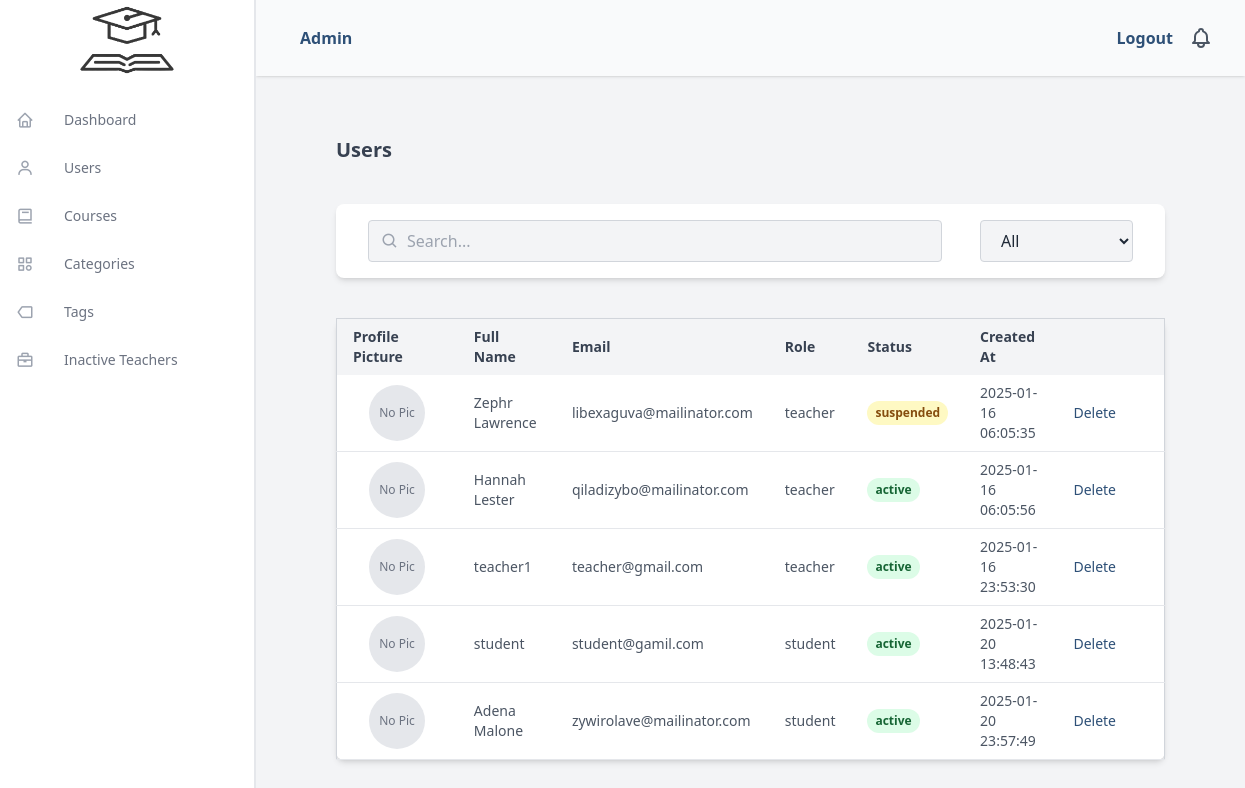
Page /admin/users (signed in) on the committed database.
### tables this page shows
CREATE TABLE `users` (
  `user_id` int NOT NULL,
  `full_name` varchar(100) NOT NULL,
  `email` varchar(100) NOT NULL,
  `password` varchar(255) NOT NULL,
  `created_at` timestamp NULL DEFAULT CURRENT_TIMESTAMP,
  `updated_at` timestamp NULL DEFAULT CURRENT_TIMESTAMP ON UPDATE CURRENT_TIMESTAMP,
  `role` enum('teacher','student','admin') NOT NULL,
  `status` enum('active','inactive','suspended') NOT NULL DEFAULT 'active'
);

### core/BaseController.php (called while the page is built, shortened)
<?php
class BaseController
{
    public function render($view, $data = [])
    {
        extract($data);
        include __DIR__ . '/../app/views/' . $view . '.php';
    }
}

### app/controllers/AdminController.php (called while the page is built, shortened)
<?php
require_once(__DIR__ . '/../models/User.php');
class AdminController extends BaseController
{
    private $UserModel;
    public function __construct()
    {
        $this->UserModel = new User();
    }
    public function users()
    {
        $users = $this->UserModel->getAllUsers();
        $csrf_token = $_SESSION['csrf_token'];
        $this->render('/admin/users', ["users" => $users, 'csrf_token' => $csrf_token]);
    }
}

### public/index.php (called while the page is built, shortened)
<?php
require_once ('../core/BaseController.php');
require_once '../core/Router.php';
require_once '../app/controllers/AdminController.php';
$router = new Router();
$router->dispatch($_SERVER['REQUEST_URI'], $_SERVER['REQUEST_METHOD']);

### app/config/db.php (called while the page is built, shortened)
<?php
class Db {
    public function __construct()
    {
        try {
            $this->conn = new PDO("mysql:host=localhost;dbname=youdemy_database", "root", "");
          } catch(PDOException $e) {
            echo "Connection failed: " . $e->getMessage();
          }
    }
}

### app/models/User.php (called while the page is built, shortened)
<?php
require_once(__DIR__ . '/../config/db.php');
class User extends Db
{
    public function getAllUsers()
    {
        $resul = $this->conn->prepare("SELECT * FROM users WHERE role !='admin' AND status!='inactive' ORDER BY user_id");
        $resul->execute();
        $users = $resul->fetchAll(PDO::FETCH_ASSOC);
        return $users;
    }
}

### app/views/admin/users.php (the view, shortened to what this page needs)
<!DOCTYPE html>
<html lang="en">
<head>
    <link rel="stylesheet" href="https://unpkg.com/boxicons@2.0.7/css/boxicons.min.css" />
    <script src="https://cdn.tailwindcss.com"></script>
</head>
<body>
    <div class="flex">
        <?php include(__DIR__ . '/../partials/header.php'); ?>
        <div class="flex flex-col flex-1 lg:ml-64">
            <?php include(__DIR__ . '/../partials/sidebar.php'); ?>
            <main class="flex-1 bg-gray-100 min-h-screen overflow-y-auto py-24 px-20">
                <h1 class="text-xl font-bold text-gray-700 my-10">Users</h1>
                <div class="flex items-center justify-between space-x-4 bg-white p-4 px-8 rounded-lg shadow-md">
                    <div class="flex items-center bg-gray-100 border border-gray-300 rounded px-3 w-3/4">
                        <i class="bx bx-search text-gray-400 text-lg"></i>
                        <input
                            type="text"
                            placeholder="Search..."
                            class="w-full bg-transparent border-none outline-none py-2 px-2 text-gray-800" />
                    </div>
                    <select class="bg-gray-100 border border-gray-300 text-gray-800 py-2 px-4 rounded focus:outline-none focus:ring-2 focus:ring-blue-500 w-1/5">
                        <option value="teachers">All</option>
                    </select>
                </div>
                <table class="min-w-full table-auto bg-white border border-gray-300 rounded-lg shadow-md mt-10">
                    <thead class="bg-gray-100">
                        <tr>
                            <th class="px-4 py-2 text-left text-sm font-semibold text-gray-700">Profile Picture</th>
                            <th class="px-4 py-2 text-left text-sm font-semibold text-gray-700">Full Name</th>
                            <th class="px-4 py-2 text-left text-sm font-semibold text-gray-700">Email</th>
                            <th class="px-4 py-2 text-left text-sm font-semibold text-gray-700">Role</th>
                            <th class="px-4 py-2 text-left text-sm font-semibold text-gray-700">Status</th>
                            <th class="px-4 py-2 text-left text-sm font-semibold text-gray-700">Created At</th>
                            <th class="px-4 py-2 text-left text-sm font-semibold text-gray-700"></th>
                            <th class="px-4 py-2 text-left text-sm font-semibold text-gray-700"></th>
                        </tr>
                    </thead>
                    <tbody>
                        <?php foreach ($users as $user): ?>
                            <tr class="border-b border-gray-200 hover:bg-gray-50">
                                <td class="px-8 py-2">
                                    <div class="w-14 h-14 flex items-center justify-center bg-gray-200 text-gray-500 text-xs rounded-full">
                                        No Pic
                                    </div>
                                </td>
                                <td class="px-4 py-2 text-sm text-gray-600"><?= htmlspecialchars($user['full_name']) ?></td>
                                <td class="px-4 py-2 text-sm text-gray-600"><?= htmlspecialchars($user['email']) ?></td>
                                <td class="px-4 py-2 text-sm text-gray-600"><?= htmlspecialchars($user['role']) ?></td>
                                <td class="px-4 py-2 text-sm text-gray-600">
                                    <form action="/admin/changeUserStatus/<?php echo $user['user_id']; ?>" method="POST">
                                        <button type="button" onclick="if (confirm('Are you sure you want to achnge this user\'s status?')) { this.form.submit(); }"
                                            class="inline-block py-1 px-2 text-xs font-semibold <?= $user['status'] === 'active' ? 'text-green-800 bg-green-100' : 'text-yellow-800 bg-yellow-100' ?> rounded-full">
                                            <?= htmlspecialchars($user['status']) ?>
                                        </button>
                                    </form>
                                </td>
                                <td class="px-4 py-2 text-sm text-gray-600"><?= htmlspecialchars($user['created_at']) ?></td>
                                <td class="px-4 py-2 text-sm text-gray-600">
                                    <form action="/admin/deleteUser/<?php echo $user['user_id']; ?>" method="POST">
                                        <button type="button" onclick="if (confirm('Are you sure you want to delete this user?')) { this.form.submit(); }" class="text-[#2E5077] hover:underline">Delete</button>
                                    </form>
                                </td>
                            </tr>
                        <?php endforeach; ?>
                    </tbody>
                </table>
            </main>
        </div>
    </div>
</body>
</html>

### core/Router.php (shortened to what this page needs)
<?php
class Router
{
    private $routes = [
        'GET' => [],
        'POST' => [],
    ];
    public function add($method, $route, $callback)
    {
        $method = strtoupper($method);
        $route = preg_replace('/\{[a-zA-Z0-9_]+\}/', '([a-zA-Z0-9_]+)', $route);
        $this->routes[$method][$route] = $callback;
    }
    public function dispatch($uri, $method)
    {
        $uri = parse_url($uri, PHP_URL_PATH);
        $method = strtoupper($method);
        foreach ($this->routes[$method] as $route => $callback) {
            if (preg_match('#^' . $route . '$#', $uri, $matches)) {
                array_shift($matches);
                if (is_array($callback)) {
                    $controller = new $callback[0]();
                    $method = $callback[1];
                    return call_user_func_array([$controller, $method], $matches);
                }
                return call_user_func_array($callback, $matches);
            }
        }
    }
}

### rows in the picture
users: full_name "Zephr Lawrence", email "libexaguva@mailinator.com", role "teacher", status "suspended", created_at "2025-01-16 06:05:35"
users: full_name "Hannah Lester", email "qiladizybo@mailinator.com", role "teacher", status "active", created_at "2025-01-16 06:05:56"
users: full_name "teacher1", email "teacher@gmail.com", role "teacher", status "active", created_at "2025-01-16 23:53:30"
users: full_name "student", email "student@gamil.com", role "student", status "active", created_at "2025-01-20 13:48:43"
users: full_name "Adena Malone", email "zywirolave@mailinator.com", role "student", status "active", created_at "2025-01-20 23:57:49"
